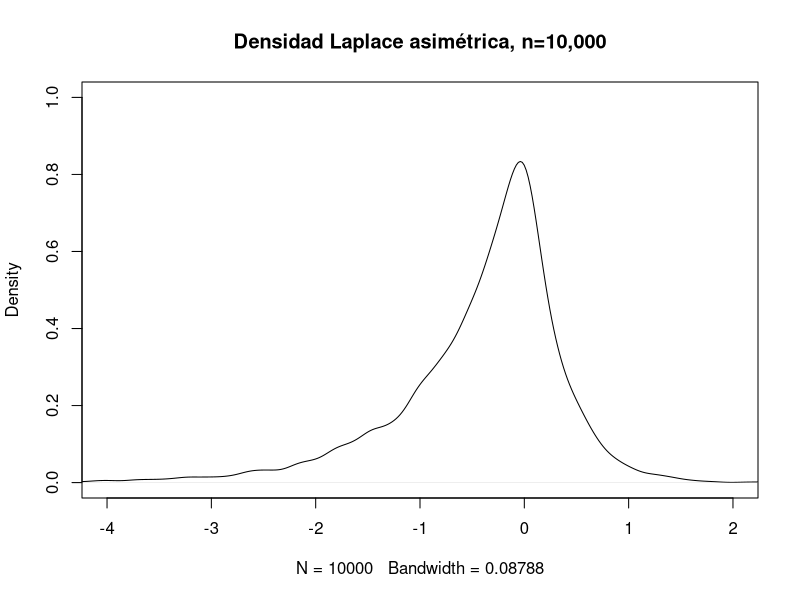
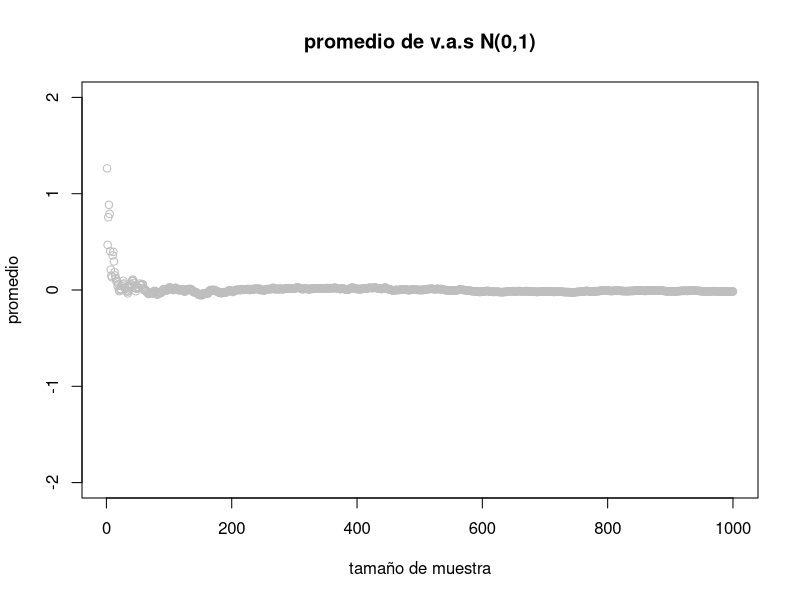
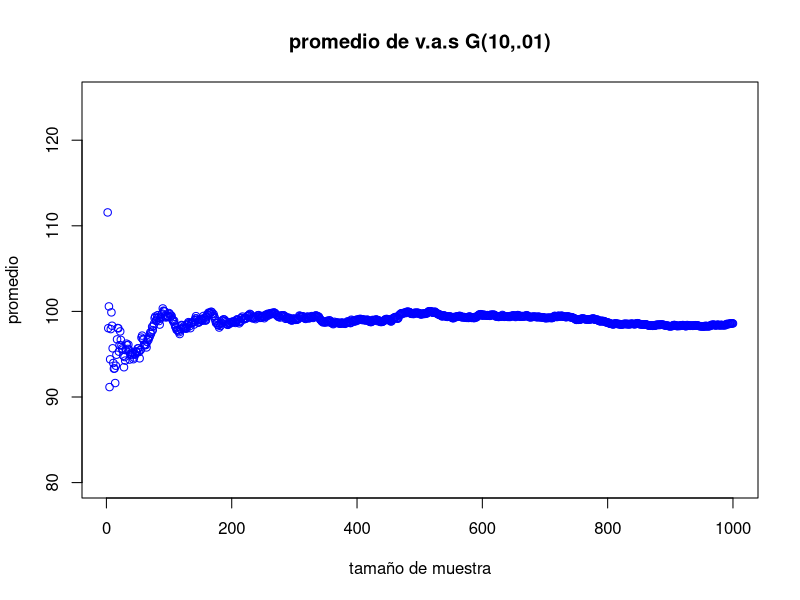
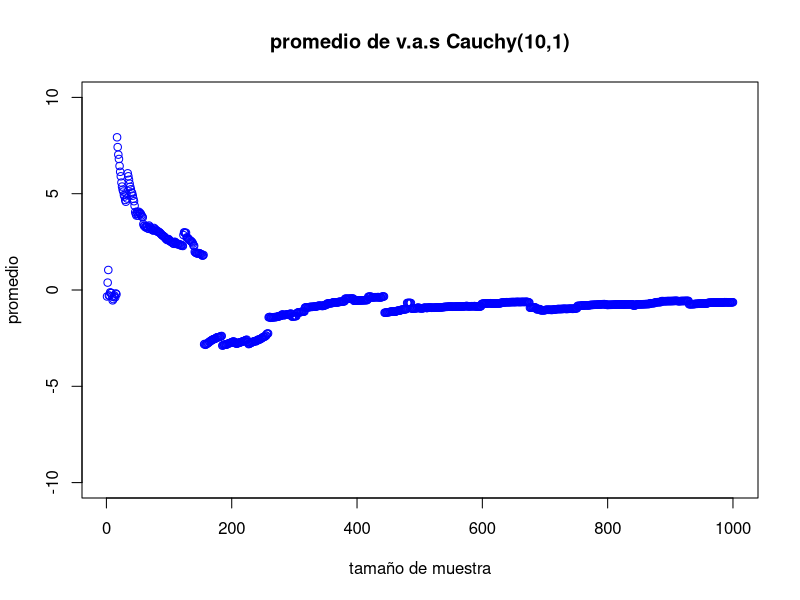
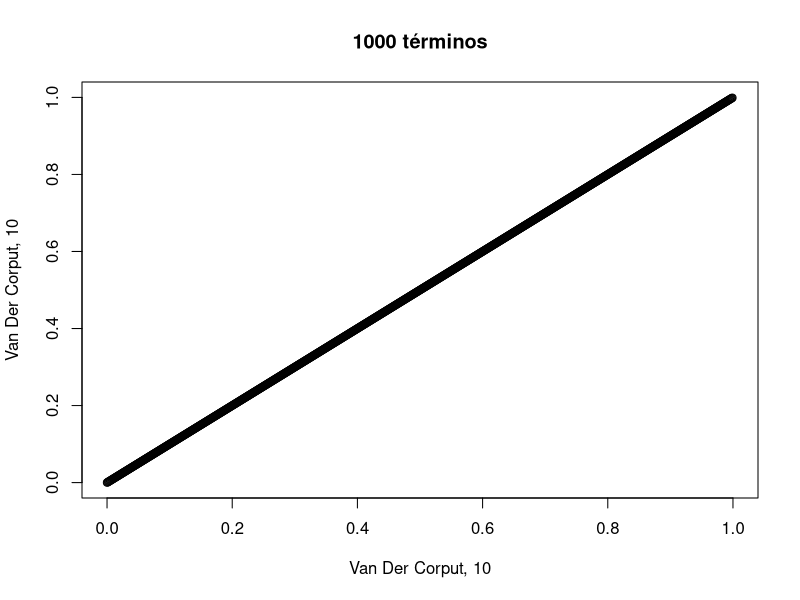
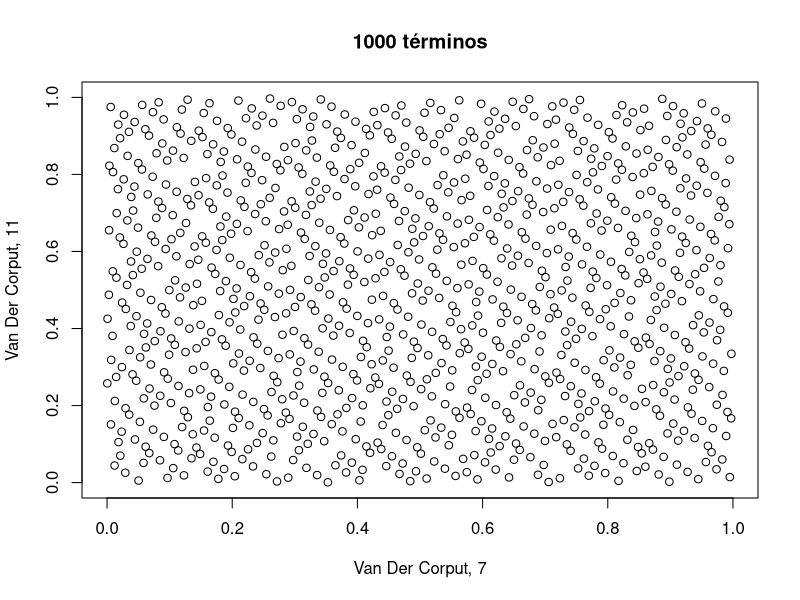
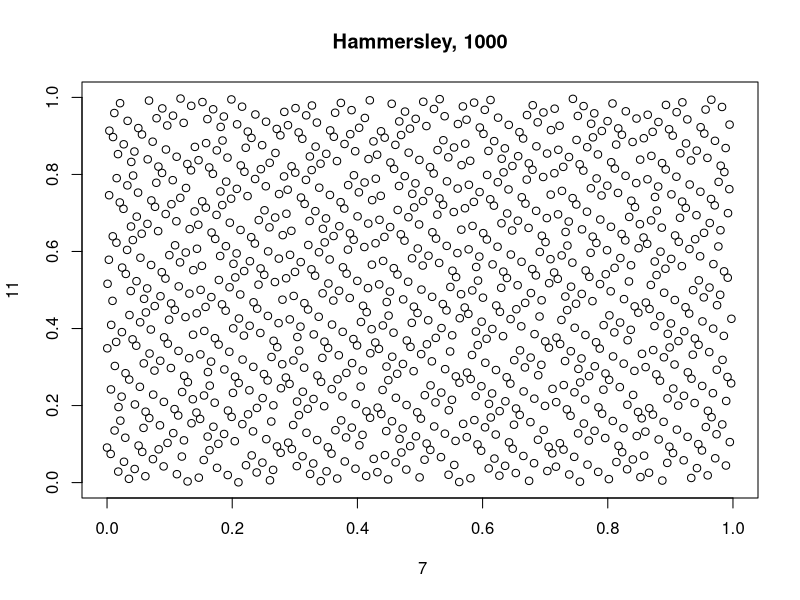

The R source for these figures, in order:
## ---- chunk 1
x<-rep()
m<-0
la<-2
k<-1.5
 for(i in 1:10000){
   u<-runif(1,-k,1/k)
   x[i]<-m-(1/(la*sign(u)*k^(sign(u))))*log(1-u*sign(u)*k^(sign(u)))
 }
## ---- chunk 2
plot(density(x), main="Densidad Laplace asimétrica, n=10,000", ylim=c(0,1), xlim=c(-4,2))
## ---- chunk 3
median(x)  #mediana aproximada
## ---- chunk 4
mt<-m+(k/la)*log((1+k^2)/(2*k^2))  #mediana teorica
mt
## ---- chunk 5
map<-mean(x)   #media aproximada
map
## ---- chunk 6
medt<-m+(1-k^2)/(la*k)    ##media teorica
medt
## ---- chunk 7
ER<-abs(medt-map)/medt
ER
## ---- chunk 8
bern2<-rep()
for(i in 1:10000){
  if(x[i]<mt){
    bern2[i]<-0
  }else{
    bern2[i]<-1
  }
  
}
## ---- chunk 9
C<-cov(bern2,x)/var(bern2)
C
## ---- chunk 10

y<-rep()    
for(i in 1:10000){
y[i]<-x[i]+(cov(x,bern2)/var(bern2))*(bern2[i]-0.4952)
}
map2<-mean(y)
## ---- chunk 11
ER2<-abs(map2-medt)/medt
ER2
## ---- chunk 12
y<-rep()
set.seed(0)
x<-rnorm(1000)
ejx<-seq(1:1000)
for(i in 1:1000){
  y[i]<-mean(x[1:i])
}
## ---- chunk 13
plot(ejx,y, main="promedio de v.a.s N(0,1)", ylim=c(-2,2), col="gray", xlab="tamaño de muestra", ylab="promedio")
## ---- chunk 14

y<-rep()
set.seed(0)
x<-rgamma(1000,10,.1)
ejx<-seq(1:1000)
for(i in 1:1000){
  y[i]<-mean(x[1:i])
}


plot(ejx,y, main="promedio de v.a.s G(10,.01)", ylim=c(80,125), col="blue",  xlab="tamaño de muestra", ylab="promedio")

## ---- chunk 15

y<-rep()
set.seed(0)
x<-rcauchy(1000,0,1)
ejx<-seq(1:1000)
for(i in 1:1000){
  y[i]<-mean(x[1:i])
}


plot(ejx,y, main="promedio de v.a.s Cauchy(10,1)", ylim=c(-10,10), col="blue",  xlab="tamaño de muestra", ylab="promedio")

## ---- chunk 16
mean(y)
## ---- chunk 17

vander<-function(n,base){
  q<-0
  bk<-as.double(1/base)
  while(n>0){
    q=as.double((n%%base)*bk+q)
    n=as.integer(n/base)
    bk=as.double(bk/base)
  }
  return(q)
}
## ---- chunk 18

r<-rep() #
for(i in 1:1000){
  r[i]<-vander(i,10)  #guardamos los valores de la serie.
}
r[1:20]

## ---- chunk 19
plot(r,r,xlim = c(0,1), ylim=c(0,1), xlab = "Van Der Corput, 10", ylab="Van Der Corput, 10", main = "1000 términos")
## ---- chunk 20
x<-rep()
for(i in 1:1000){
  x[i]<-vander(i,7)
}
y<-rep()
for(i in 1:1000){
  y[i]<-vander(i,11)
}
## ---- chunk 21
plot(x,y,xlim = c(0,1), ylim=c(0,1), xlab = "Van Der Corput, 7", ylab="Van Der Corput, 11", main = "1000 términos")
## ---- chunk 22
xx<-rep()
xx<-c(0,x[1:999])

## ---- chunk 23
plot(xx,y,xlim = c(0,1), ylim=c(0,1), xlab = " 7", ylab="11", main = "Hammersley, 1000")
